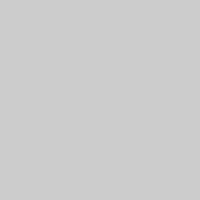
Frame 1 (no input)
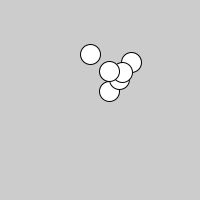
Frame 60 (the mouse pressed at the canvas centre just before this capture)
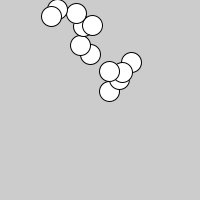
Frame 120 (the mouse held since frame 60 and released just before this capture)

The Processing sketch that drew these frames (run headless with seeded random() and noise(); from frame 60 on, the mouse is pressed at the canvas centre):

// Processing sketch: movement
// ── movement.pde
float posX;
float posY;

void drive() { 
  float tempX = random(-100,100) % 20;
  float tempY = random(-100,100) %20;
  posX += tempX;
  posY += tempY;
}

void setup() {
  size(200, 200);
}

void draw() {
  if (frameCount % 10 == 0) {
    clear();
    drive();
    ellipse(posX + 100, posY + 100, 20, 20);
  }
}
